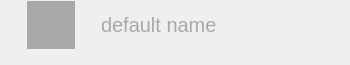
<?xml version="1.0" encoding="UTF-8"?>
<ui version="4.0">
 <class>QQItem</class>
 <widget class="QWidget" name="QQItem">
  <property name="geometry">
   <rect>
    <x>0</x>
    <y>0</y>
    <width>350</width>
    <height>65</height>
   </rect>
  </property>
  <property name="sizePolicy">
   <sizepolicy hsizetype="Preferred" vsizetype="Preferred">
    <horstretch>0</horstretch>
    <verstretch>0</verstretch>
   </sizepolicy>
  </property>
  <property name="windowTitle">
   <string>Form</string>
  </property>
  <property name="styleSheet">
   <string notr="true"/>
  </property>
  <widget class="QWidget" name="layoutWidget">
   <property name="geometry">
    <rect>
     <x>0</x>
     <y>0</y>
     <width>351</width>
     <height>51</height>
    </rect>
   </property>
   <layout class="QHBoxLayout" name="horizontalLayout">
    <property name="spacing">
     <number>0</number>
    </property>
    <property name="leftMargin">
     <number>0</number>
    </property>
    <item>
     <spacer name="horizontalSpacer">
      <property name="orientation">
       <enum>Qt::Horizontal</enum>
      </property>
      <property name="sizeHint" stdset="0">
       <size>
        <width>10</width>
        <height>20</height>
       </size>
      </property>
     </spacer>
    </item>
    <item>
     <widget class="QWidget" name="widget" native="true">
      <property name="minimumSize">
       <size>
        <width>48</width>
        <height>48</height>
       </size>
      </property>
      <property name="maximumSize">
       <size>
        <width>48</width>
        <height>48</height>
       </size>
      </property>
      <property name="styleSheet">
       <string notr="true">QWidget{ background-color: darkgrey}</string>
      </property>
      <widget class="QLabel" name="picture">
       <property name="geometry">
        <rect>
         <x>0</x>
         <y>0</y>
         <width>48</width>
         <height>48</height>
        </rect>
       </property>
       <property name="minimumSize">
        <size>
         <width>48</width>
         <height>48</height>
        </size>
       </property>
       <property name="maximumSize">
        <size>
         <width>48</width>
         <height>48</height>
        </size>
       </property>
       <property name="styleSheet">
        <string notr="true">QLabel{ background-color: darkgrey}</string>
       </property>
       <property name="text">
        <string/>
       </property>
      </widget>
      <widget class="QLabel" name="phone">
       <property name="geometry">
        <rect>
         <x>20</x>
         <y>20</y>
         <width>25</width>
         <height>25</height>
        </rect>
       </property>
       <property name="minimumSize">
        <size>
         <width>25</width>
         <height>25</height>
        </size>
       </property>
       <property name="maximumSize">
        <size>
         <width>25</width>
         <height>25</height>
        </size>
       </property>
       <property name="styleSheet">
        <string notr="true">QLabel{ background:transparent}</string>
       </property>
       <property name="text">
        <string/>
       </property>
      </widget>
     </widget>
    </item>
    <item>
     <spacer name="horizontalSpacer_3">
      <property name="orientation">
       <enum>Qt::Horizontal</enum>
      </property>
      <property name="sizeHint" stdset="0">
       <size>
        <width>10</width>
        <height>20</height>
       </size>
      </property>
     </spacer>
    </item>
    <item>
     <widget class="QLabel" name="name">
      <property name="minimumSize">
       <size>
        <width>150</width>
        <height>30</height>
       </size>
      </property>
      <property name="maximumSize">
       <size>
        <width>150</width>
        <height>30</height>
       </size>
      </property>
      <property name="styleSheet">
       <string notr="true">QLabel{ color: darkgrey; font-size: 20px}</string>
      </property>
      <property name="text">
       <string>default name</string>
      </property>
     </widget>
    </item>
    <item>
     <spacer name="horizontalSpacer_2">
      <property name="orientation">
       <enum>Qt::Horizontal</enum>
      </property>
      <property name="sizeHint" stdset="0">
       <size>
        <width>100</width>
        <height>20</height>
       </size>
      </property>
     </spacer>
    </item>
   </layout>
  </widget>
 </widget>
 <resources/>
 <connections/>
</ui>
